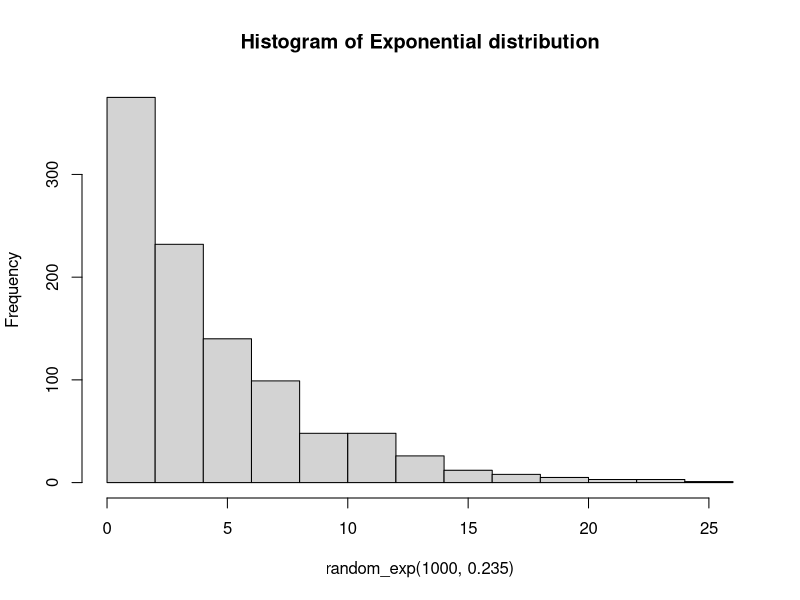
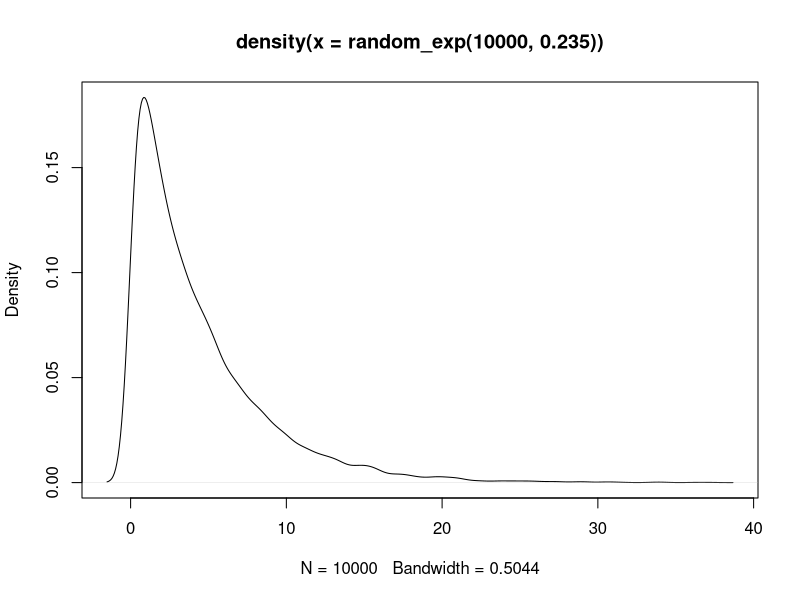
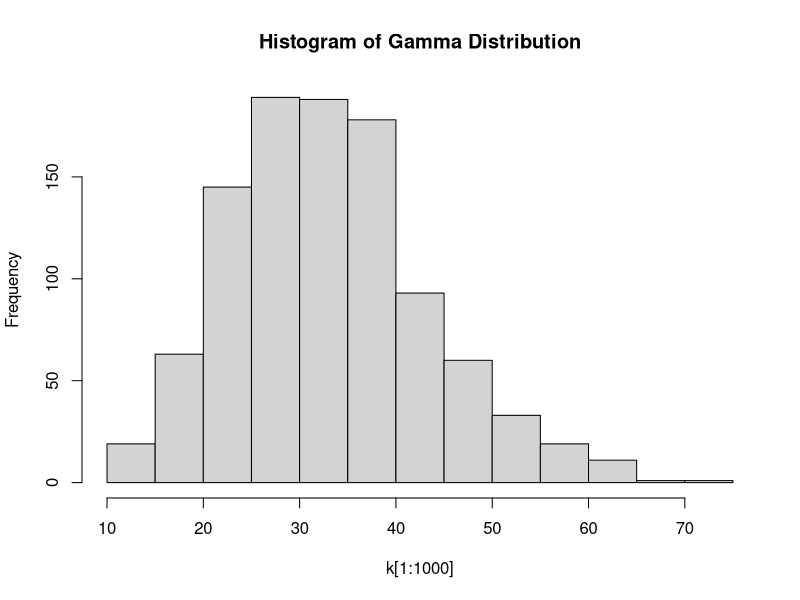
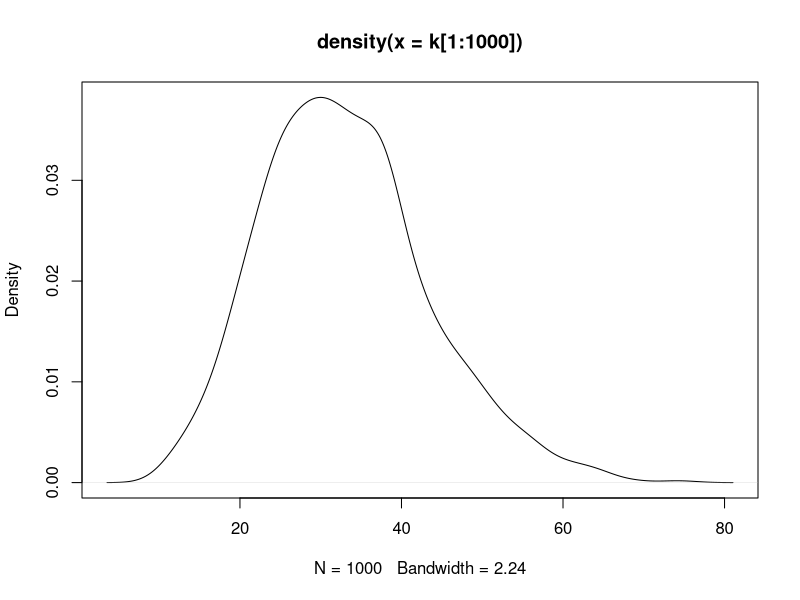
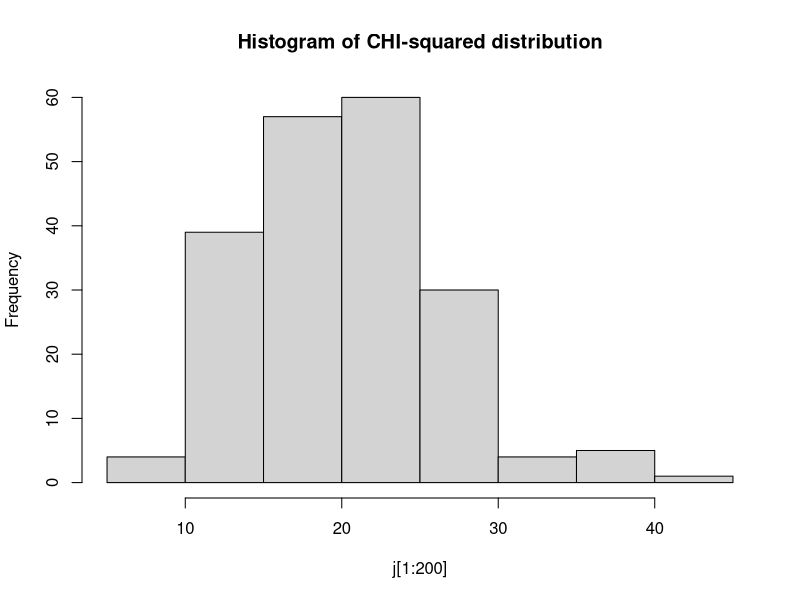
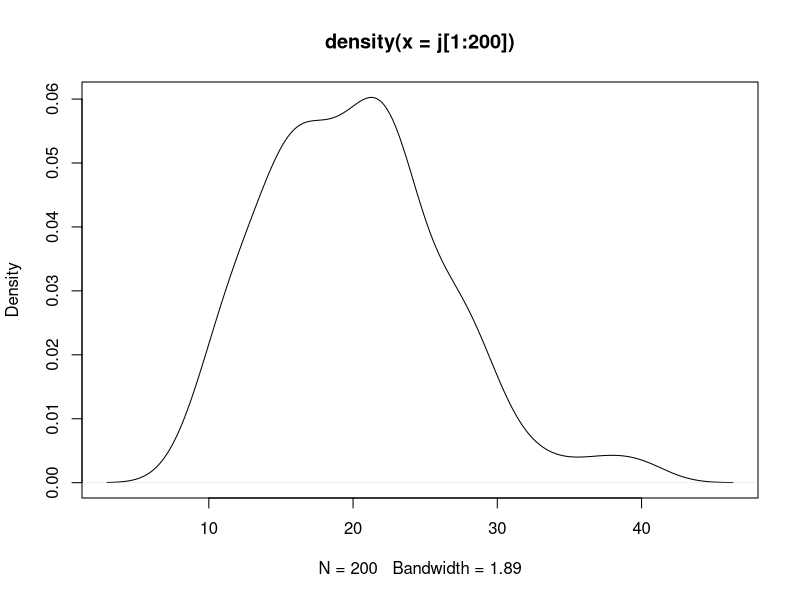

Generate these figures, in order, with R:
### exponential distribution ###
random_exp=function(n,lamda){
  expd=c()
  i=1
  while (i>0 & i<=n) {
    u=runif(1,0,1)
    e= ((-1)*(1/lamda)*(log(1-u)))
    expd=append(expd,e)
    i=i+1
  }
  print(expd)
} 



random_exp(1000,0.235)

hist(random_exp(1000,0.235),main = paste("Histogram of" , 'Exponential distribution'))
plot(density(random_exp(10000,0.235)))


### Gamma Distribution ###

random_gamma = function(k,m,lamda){
  gammad = c()
  i = 1
  while (i>0 & i<=k){
    value = sum(random_exp(m,lamda))
    i = i+1
    gammad = append(gammad, value)
  }
  print(gammad)
}



k=random_gamma(1000,10,0.3)
k[1:1000]

hist(k[1:1000],main = paste("Histogram of" , 'Gamma Distribution'))
plot(density(k[1:1000]))


### CHI-Squared distribution ###

random_chi= function(k,n){
  print(random_gamma(k,n,0.5))
}


j=random_chi(200,10)

hist(j[1:200],main = paste("Histogram of" , 'CHI-squared distribution'))
plot(density(j[1:200]))

